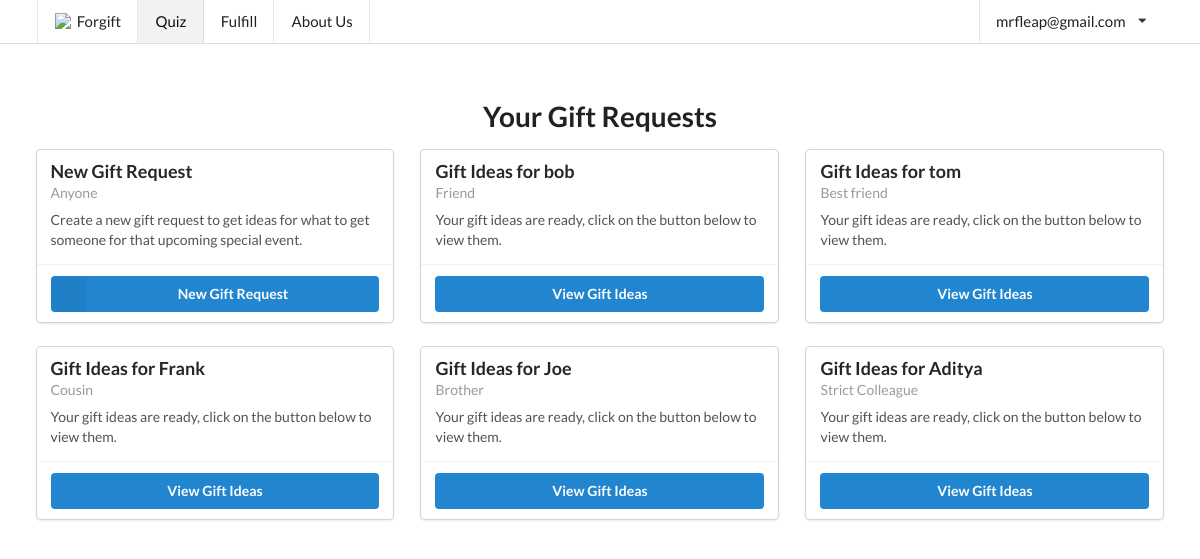
The app's page /request/ (signed in) with its own data.
### forgyftapp/models.py (models this page shows, shortened)
class Slug(OnCreate, models.Model):
	_slug = models.SlugField(max_length=7, blank=True)
	class Meta:
		abstract = True

class User(AbstractUser, Slug):
	email_confirmed = models.BooleanField(default=False)

class OnCreate:
	def onCreate(self):
		pass

class GifteeProfile(models.Model, OnCreate):
	name = models.TextField(max_length=150)
	gender = models.CharField(max_length=80, choices=gender.GENDER_CHOICES)
	age = models.IntegerField()
	relationship = models.TextField(max_length=6000)
	price_upper = models.IntegerField()
	interests = models.TextField(max_length=6000)
	existing_related_items = models.TextField(max_length=6000)
	extra_info = models.TextField(max_length=6000)
	occasion = models.TextField(max_length=6000)
	published = models.BooleanField(default=False)
	emailed_about_publish = models.BooleanField(default=False)
	user = models.ForeignKey(User, on_delete=models.CASCADE)
	@property
	def status(self):
		if self.published:
			return "Your gift ideas are ready, click on the button below to view them."
		else:
			return "We're still deciding on the perfect gifts, please check back soon."

### forgyftapp/views/basic_views.py (the view)
# urls.py: url(r'^request/?$', basic_views.gift_request, name='request'),
@login_required
def gift_request(request, profile=None):
	if profile:
		giftee_profile = get_object_or_404(GifteeProfile, pk=profile)
		if not giftee_profile.published or not giftee_profile.user == request.user:
			return redirect("forgyftapp:request")
		return render(request, "request.html", {"giftee_profile": giftee_profile,
		                                        "ideas": GiftIdea.objects.filter(giftee_profile=giftee_profile),
		                                        "page": "request"})
	else:
		giftee_profiles = GifteeProfile.objects.filter(user=request.user)
		return render(request, "request.html", {"giftee_profiles": giftee_profiles, "page": "request"})

### forgyftapp/templates/request.html (shortened to what this page needs)
{% extends "base/base.html" %}
{% block content %}
	<div class="ui main container">
		{% if not giftee_profile %}
			<h1 style="text-align: center; padding-bottom: 16px">Your Gift Requests</h1>
			<div class="ui two column stackable grid">
				<div style="margin-left:auto;margin-right:auto;">
					<div class="ui stackable three cards">
						<div class="ui fluid card">
							<div class="content">
								<div class="header">
									New Gift Request
								</div>
								<div class="meta"> Anyone
								</div>
								<div class="description">
									Create a new gift request to get ideas for what to get someone for that
									upcoming special event.
								</div>
							</div>
							<div class="extra content">
								<a class="ui labeled icon fluid primary button" href="{% url "forgyftapp:gift_form" %}">
									<i class="ui icon add"></i>
									New Gift Request
								</a>
							</div>
						</div>
						{% for giftee_profile in giftee_profiles %}
							<div class="ui fluid card">
								<div class="content">
									<div class="header">
										Gift Ideas for {{ giftee_profile.name }}
									</div>
									<div class="meta">
										{{ giftee_profile.relationship }}
									</div>
									<div class="description">
										{{ giftee_profile.status }}
									</div>
								</div>
								<div class="extra content">
									<a class="ui {% if not giftee_profile.published %}disabled grey {% else %}primary {% endif %}fluid  button"
									   href="{% url "forgyftapp:request" profile=giftee_profile.pk %}">View Gift
										Ideas</a>
								</div>
							</div>
						{% endfor %}
					</div>
				</div>
			</div>
		{% endif %}
	</div>
{% endblock %}

### forgyftapp/templates/base/navbar.html (shortened to what this page needs)
<a class="{% if page == "home" %}active {% endif %}item" href="{% url "forgyftapp:index" %}">
{% if not pointing %}
	<img class="logo" src="{% load static %}{% static "favicon/favicon-32x32.png" %}"
	     style="width: 18px; margin-right: 4px"> Forgift </a>
{% else %}
	Home
{% endif %}
</a>
<a class="{% if page == "request" %}active {% endif %}item" href="{% url "forgyftapp:request" %}">Quiz</a>
{% if user.is_staff %}
	<a class="{% if page == "fulfill" %}active {% endif %}item" href="{% url "forgyftapp:fulfill" %}">Fulfill</a>
{% endif %}
<a class="{% if page == "about" %}active {% endif %}item" href="{% url "forgyftapp:about" %}">About Us</a>
<div class="right menu">
	{% if not request.user.is_authenticated %}
		<div class="item button">
			<a class="ui button" href="{% url "forgyftapp:login" %}">Login</a>
		</div>
		<div class="item button">
			<a class="ui primary button" href="{% url "forgyftapp:signup" %}">Sign up</a>
		</div>
	{% else %}
		<div class="ui simple dropdown item">
			{{ request.user.email }}
			<i class="dropdown icon"></i>
		</div>
	{% endif %}
</div>

### forgyftapp/static/stylesheets/default.css (style rules this page uses)
img { width: 100%; }
img.logo { width: 200px; margin: 3rem 0 1rem; }
.ui.main.container { background: #ffffff; }
.fixed.top.menu .item:nth-child(2) { border-left: 1px solid rgba(34, 36, 38, .1); }

### forgyftapp/templates/base/base.html (style rules this page uses)
div.ui.main.container { margin-top: 7em; }

### records on screen
User: user.email "mrfleap@gmail.com"
GifteeProfile: name "bob", relationship "Friend", status "Your gift ideas are ready, click on the button below to view them."
GifteeProfile: name "tom", relationship "Best friend", status "Your gift ideas are ready, click on the button below to view them."
GifteeProfile: name "Frank", relationship "Cousin", status "Your gift ideas are ready, click on the button below to view them."
GifteeProfile: name "Joe", relationship "Brother", status "Your gift ideas are ready, click on the button below to view them."
GifteeProfile: name "Aditya", relationship "Strict Colleague", status "Your gift ideas are ready, click on the button below to view them."
